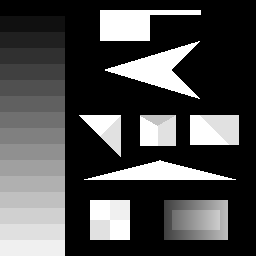
//> input picture trunk/CornersSolutions/data/test.pgm, 256 x 256 px
$ ./Moravec   (built with g++ and OpenCV 4)
//> lines starting //> are read from the running program, lines starting //| are printed output that depends on the picture; after the words box and inside, x2 and y2 are one past the last pixel; in counts of white or black regions, pixels touching at a corner belong together
// Moravec.cpp : Defines the entry point for the console application.
//

#include "stdafx.h"

#define WINDOW_SIZE 3

int _tmain(int argc, _TCHAR* argv[])
{
	IplImage* inputImage = cvLoadImage("../data/test.pgm");
//> inputImage is the input picture: 256 rows x 256 cols, CV_8UC3; min 0, max 255, mean 75.2
	IplImage* grayImage = cvCreateImage(cvSize(inputImage->width, inputImage->height), IPL_DEPTH_8U, 1);
	cvCvtColor(inputImage, grayImage, CV_BGR2GRAY);

	IplImage* cornernessMap = cvCreateImage(cvSize(inputImage->width, inputImage->height), IPL_DEPTH_32F, 1);
	IplImage* resultImage = cvCloneImage(inputImage);

	int x, y, shiftX, shiftY;
	int u, v;
	int width, height, window;
	width = inputImage->width;
//> width = 256
	height = inputImage->height;
//> height = 256
	window = (int)(WINDOW_SIZE/2);

	double baseWindow[WINDOW_SIZE][WINDOW_SIZE];
	double resultWindow[WINDOW_SIZE][WINDOW_SIZE];

	CvScalar temp;
	double sum;
	for(y=(window*2); y<height-(window*2); y++)
	{
		for(x=(window*2); x<width-(window*2); x++)
		{
			// save base window
			for(v=-window; v<=window; v++)
			{
				for(u=-window; u<=window; u++)
				{
					temp = cvGet2D(grayImage, x+u, y+v);
					baseWindow[window+u][window+v] = temp.val[0]/255.0f;
				}
			}

			for(shiftY=-1; shiftY<=1; shiftY++)
			{
				for(shiftX=-1; shiftX<=1; shiftX++)
				{
					sum = 0;

					if(shiftX != 0 || shiftY != 0)
					{
						for(v=-window; v<=window; v++)
						{
							for(u=-window; u<=window; u++)
							{
								temp = cvGet2D(grayImage, x+shiftX+u, y+shiftY+v);
								sum += pow(temp.val[0]/255.0f - baseWindow[window+u][window+v], 2);
							}
						}

						resultWindow[1+shiftX][1+shiftY] = sum;
					} // notIf(0, 0)
				}
			}

			// find min value;
			sum = 100.0f;
			for(v=-1; v<=1; v++)
			{
				for(u=-1; u<=1; u++)
				{
					if((u !=0 || v != 0) &&
						sum > resultWindow[1+u][1+v])
					{
						sum = resultWindow[1+u][1+v];
					}
				}
			}

			if(0.003f < sum && sum < 1.5f)
			{
				sum = 1.0f;
				cvRectangle(resultImage, cvPoint(y-2, x-2), cvPoint(y+2, x+2), CV_RGB(255, 0, 0));
			}
			else
			{
				sum = 0.0f;
			}
			cvSet2D(cornernessMap, x, y, cvScalar(sum));
		}
	}
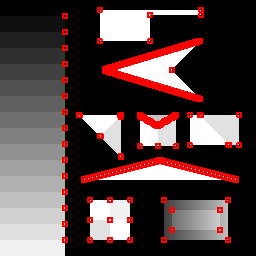
//> resultImage: 256 rows x 256 cols, CV_8UC3; 7.14% of pixels changed, all inside (x1, y1, x2, y2) = (62, 7, 242, 243)
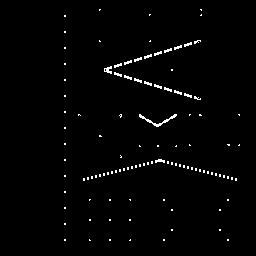
//> cornernessMap: 256 rows x 256 cols, CV_32FC1; values 0 (black) and 1 (white), 1.5% white in thin lines or dots, all inside (x1, y1, x2, y2) = (64, 9, 240, 241)
//> after the loop, temp = Scalar(0); sum = 0

	// Draw Data
	cvNamedWindow("Moravec Test Window");
	cvResizeWindow("Moravec Test Window", inputImage->width, inputImage->height);

//	cvShowImage("Moravec Test Window", grayImage);
//	cvShowImage("Moravec Test Window", cornernessMap);
	cvShowImage("Moravec Test Window", resultImage);

	cvWaitKey();

	cvDestroyAllWindows();

	return 0;
}
